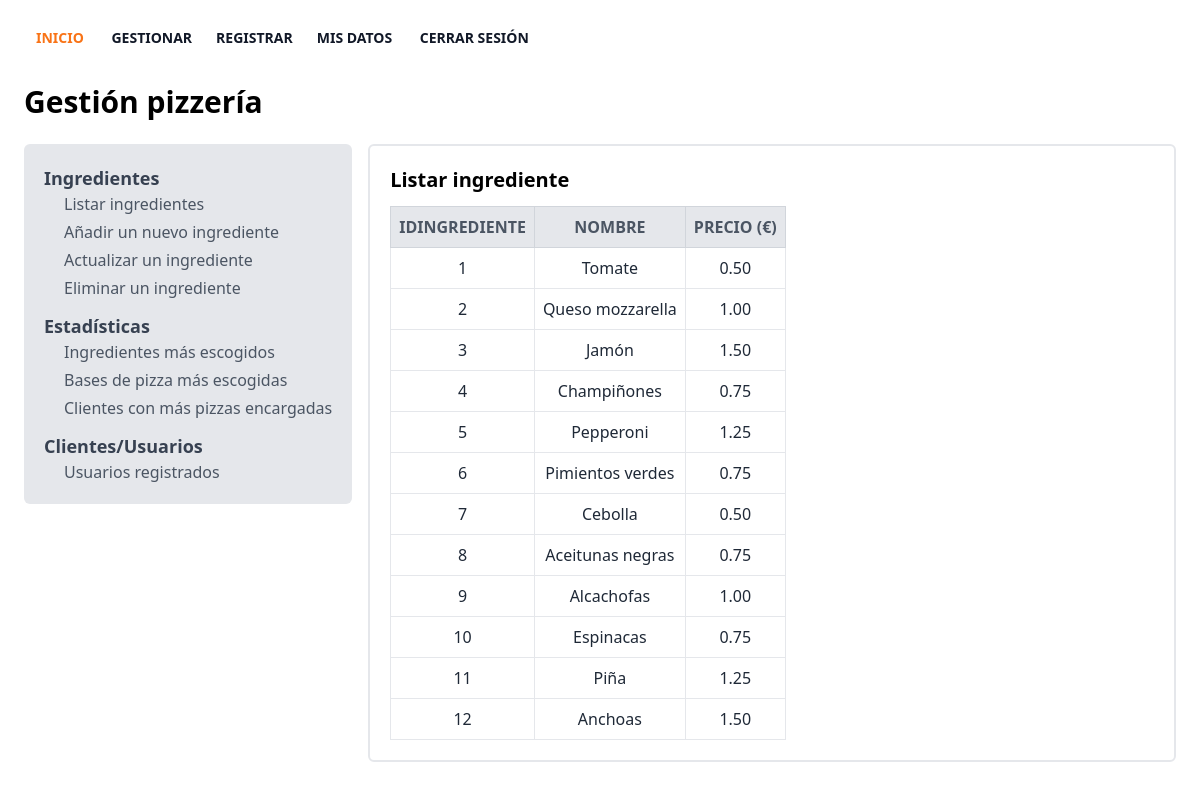
/gestion.php?accion=1&subaccion=1 (signed in), run on the app's committed database.
### tables this page shows
CREATE TABLE `ingrediente` (
  `idIngrediente` smallint(5) UNSIGNED NOT NULL,
  `nombreIngrediente` varchar(50) NOT NULL,
  `precioIngrediente` decimal(9,2) NOT NULL
);

### funciones.php (the view, shortened to what this page needs)
<?php
function conexion($base_datos = null)
{
  try {
    $conexion = ($base_datos !== null)
      ? @new mysqli($_ENV['DB_HOST'], $_ENV['DB_USERNAME'], $_ENV['DB_PASSWORD'], $base_datos)
      : @new mysqli($_ENV['DB_HOST'], $_ENV['DB_USERNAME'], $_ENV['DB_PASSWORD']);
    return $conexion;
  } catch (RuntimeException) {
    return null;
  }
}
function renderCabecera()
{
  ?>
  <header>
    <div class="py-4 px-2 lg:mx-4 xl:mx-12 ">
      <div>
        <nav class="flex items-center justify-between flex-wrap  ">
          <div id="main-nav" class="w-full flex-grow lg:flex items-center lg:w-auto hidden  ">
            <div class="text-sm lg:flex-grow mt-2 animated jackinthebox xl:mx-8">
              <a href="./index.php"
                class="block lg:inline-block text-md font-bold  text-orange-500  sm:hover:border-indigo-400  hover:text-orange-500 mx-2 focus:text-blue-500  p-1 hover:bg-gray-300 sm:hover:bg-transparent rounded-lg">
                INICIO
              </a>
              <?php
              if (!empty($_SESSION['control'])) {
                if (esAdmin($_SESSION['control'])) {
                  echo "<a href='./gestion.php'
                    class='block lg:inline-block text-md font-bold text-gray-900 sm:hover:border-indigo-400 hover:text-orange-500 mx-2 focus:text-blue-500 p-1 hover:bg-gray-300 sm:hover:bg-transparent rounded-lg transition duration-300'>
                    GESTIONAR</a>";
                  echo "<a href='./registrarse.php'
                    class='block lg:inline-block text-md font-bold text-gray-900 sm:hover:border-indigo-400 hover:text-orange-500 mx-2 focus:text-blue-500 p-1 hover:bg-gray-300 sm:hover:bg-transparent rounded-lg transition duration-300'>
                    REGISTRAR</a>";
                } else {
                  echo "<a href='./elaborar.php'
                    class='block lg:inline-block text-md font-bold text-gray-900 sm:hover:border-indigo-400 hover:text-orange-500 mx-2 focus:text-blue-500 p-1 hover:bg-gray-300 sm:hover:bg-transparent rounded-lg transition duration-300'>
                    PEDIR</a>";
                }
                echo "<a href='./mis_datos.php'
                  class='block lg:inline-block text-md font-bold text-gray-900 sm:hover:border-indigo-400 hover:text-orange-500 mx-2 focus:text-blue-500 p-1 hover:bg-gray-300 sm:hover:bg-transparent rounded-lg transition duration-300'>
                  MIS DATOS</a>
                  <a href='./salir.php'
                  class='block lg:inline-block text-md font-bold text-gray-900 sm:hover:border-indigo-400 hover:text-red-500 mx-2 focus:text-red-500 p-1 hover:bg-gray-300 sm:hover:bg-transparent rounded-lg transition duration-300'>
                  CERRAR SESIÓN</a>";
              }
              ?>
            </div>
          </div>
        </nav>
      </div>
    </div>
  </header>
  <?php
}
function esAdmin($idUsuario)
{
  $conexion = conexion($_ENV['DB_DATABASE']);
  $esAdmin = false;
  try {
    $esAdmin = $conexion->query("
    SELECT `idUsuario`
    FROM `usuario`
    WHERE `idUsuario` = $idUsuario AND `tipoUsuario` = 'admin'")->num_rows > 0;
  } catch (RuntimeException) {
    $esAdmin = false;
  } finally {
    try {
      if ($conexion !== null)
        if (!$conexion->close())
          throw new RuntimeException();
    } catch (RuntimeException) {
    }
  }
  return $esAdmin;
}
  ?>
  <?php
function renderIngredientes($subaccion)
{
  $conexion = conexion($_ENV['DB_DATABASE']);
  try {
    $ingredientes = $conexion->query("SELECT * FROM `ingrediente`");
    $ingredientes = $ingredientes->fetch_all(MYSQLI_ASSOC);
    $nombreAcciones = [
      '1' => "Listar",
      '3' => "Actualizar",
      '4' => "Eliminar",
    ];
    ?>
    <h2 class="text-xl font-bold mb-3">
      <?= $nombreAcciones[$subaccion] ?> ingrediente
    </h2>
    <table class="border-collapse w-max">
      <thead>
        <tr>
          <th class='p-2 font-bold uppercase bg-gray-200 text-gray-600 border border-gray-300 hidden lg:table-cell'>
            IdIngrediente</th>
          <th class='p-2 font-bold uppercase bg-gray-200 text-gray-600 border border-gray-300 hidden lg:table-cell'>Nombre
          </th>
          <th class='p-2 font-bold uppercase bg-gray-200 text-gray-600 border border-gray-300 hidden lg:table-cell'>Precio
            &#40;&euro;&#41;</th>
        </tr>
      </thead>
      <tbody>
        <?php
        foreach ($ingredientes as $value) {
          ?>
          <tr
            class='bg-white lg:hover:bg-gray-100 flex lg:table-row flex-row lg:flex-row flex-wrap lg:flex-no-wrap mb-10 lg:mb-0'>
            <td class='w-full lg:w-auto p-2 text-gray-800 text-center border border-b block lg:table-cell relative lg:static'>
              <?= $value['idIngrediente'] ?>
            </td>
            <td class='w-full lg:w-auto p-2 text-gray-800 text-center border border-b block lg:table-cell relative lg:static'>
              <?= $value['nombreIngrediente'] ?>
            </td>
            <td class='w-full lg:w-auto p-2 text-gray-800 text-center border border-b block lg:table-cell relative lg:static'>
              <?= $value['precioIngrediente'] ?>
            </td>
          </tr>
          <?php
        }
        ?>
      </tbody>
    </table>
    <?php
  } catch (RuntimeException $e) {
    $GLOBALS['msg']['error'] = $e->getMessage();
  } finally {
    try {
      if ($conexion !== null)
        if (!$conexion->close())
          throw new RuntimeException();
    } catch (RuntimeException) {
    }
  }
}
  ?>
  <?php
function renderGestion()
{
  $accion = intval($_GET['accion']);
  $subaccion = intval($_GET['subaccion']);
  switch ($accion) {
    case 1:
      switch ($subaccion) {
        case 1:
          renderIngredientes($subaccion);
          break;
      }
      break;
  }
}

### gestion.php (shortened to what this page needs)
<?php
require_once './funciones.php';
?>
<!DOCTYPE html>
<html lang="es">
<head>
  <script src="https://cdn.tailwindcss.com"></script>
</head>
<body class="flex flex-col">
  <?php renderCabecera(); ?>
  <main class="py-4 px-2 lg:mx-4 xl:mx-12">
    <h1 class="text-3xl font-bold mb-6">Gestión pizzería</h1>
    <div class="flex flex-wrap gap-4">
      <section class="w-max h-max p-5 rounded-md bg-gray-200 sticky top-6">
        <ul class="space-y-3">
          <li>
            <span class="font-bold text-lg block text-gray-700">Ingredientes</span>
            <ul class="pl-5 space-y-1">
              <li><a href="./gestion.php?accion=1&subaccion=1"
                  class="block text-gray-600 hover:text-blue-500 transition duration-300">Listar ingredientes</a></li>
              <li><a href="./gestion.php?accion=1&subaccion=2"
                  class="block text-gray-600 hover:text-blue-500 transition duration-300">Añadir un nuevo
                  ingrediente</a></li>
              <li><a href="./gestion.php?accion=1&subaccion=3"
                  class="block text-gray-600 hover:text-blue-500 transition duration-300">Actualizar un ingrediente</a>
              </li>
              <li><a href="./gestion.php?accion=1&subaccion=4"
                  class="block text-gray-600 hover:text-red-500 transition duration-300">Eliminar un ingrediente</a>
              </li>
            </ul>
          </li>
          <li>
            <span class="font-bold text-lg block text-gray-700">Estadísticas</span>
            <ul class="pl-5 space-y-1">
              <li><a href="./gestion.php?accion=2&subaccion=1"
                  class="block text-gray-600 hover:text-blue-500 transition duration-300">Ingredientes más escogidos</a>
              </li>
              <li><a href="./gestion.php?accion=2&subaccion=2"
                  class="block text-gray-600 hover:text-blue-500 transition duration-300">Bases de pizza más
                  escogidas</a></li>
              <li><a href="./gestion.php?accion=2&subaccion=3"
                  class="block text-gray-600 hover:text-blue-500 transition duration-300">Clientes con más pizzas
                  encargadas</a></li>
            </ul>
          </li>
          <li>
            <span class="font-bold text-lg block text-gray-700">Clientes/Usuarios</span>
            <ul class="pl-5 space-y-1">
              <li><a href="./gestion.php?accion=3&subaccion=1"
                  class="block text-gray-600 hover:text-blue-500 transition duration-300">Usuarios registrados</a></li>
            </ul>
          </li>
        </ul>
      </section>
      <?php if (isset($_GET['accion'])) {
        ?>
        <section class="p-5 flex-grow rounded-md border-solid border-2 border-gray-200">
          <?php
          renderGestion();
          ?>
        </section>
        <?php
      } ?>
    </div>
  </main>
</body>
</html>

### data on the page
ingrediente: idIngrediente "1", nombreIngrediente "Tomate", precioIngrediente "0.50"
ingrediente: idIngrediente "2", nombreIngrediente "Queso mozzarella", precioIngrediente "1.00"
ingrediente: idIngrediente "3", nombreIngrediente "Jamón", precioIngrediente "1.50"
ingrediente: idIngrediente "4", nombreIngrediente "Champiñones", precioIngrediente "0.75"
ingrediente: idIngrediente "5", nombreIngrediente "Pepperoni", precioIngrediente "1.25"
ingrediente: idIngrediente "6", nombreIngrediente "Pimientos verdes", precioIngrediente "0.75"
ingrediente: idIngrediente "7", nombreIngrediente "Cebolla", precioIngrediente "0.50"
ingrediente: idIngrediente "8", nombreIngrediente "Aceitunas negras", precioIngrediente "0.75"
ingrediente: idIngrediente "9", nombreIngrediente "Alcachofas", precioIngrediente "1.00"
ingrediente: idIngrediente "10", nombreIngrediente "Espinacas", precioIngrediente "0.75"
ingrediente: idIngrediente "11", nombreIngrediente "Piña", precioIngrediente "1.25"
ingrediente: idIngrediente "12", nombreIngrediente "Anchoas", precioIngrediente "1.50"

### other printed values
$nombreAcciones[$subaccion] "Listar"
